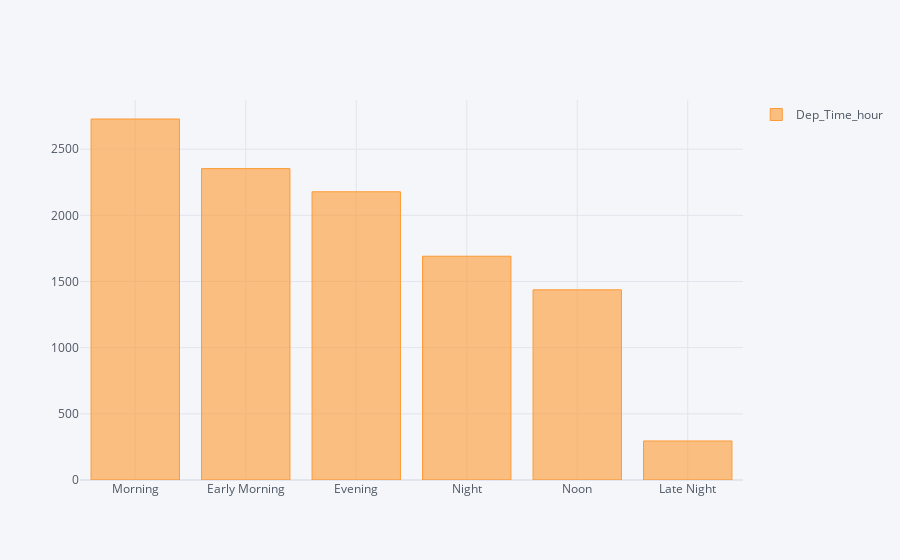

The code cell stored with this chart in its notebook:
### Code cell
data['Dep_Time_hour'].apply(flight_dep_time).value_counts().iplot(kind='bar',legend=True)

### Figure 1 — Plotly figure (JSON) as saved in the notebook; plotly's stock layout.template omitted (floating-point values rounded to 4 significant figures)
{"data": [{"marker": {"color": "rgba(255, 153, 51, 0.6)", "line": {"color": "rgba(255, 153, 51, 1.0)", "width": 1}}, "name": "Dep_Time_hour", "orientation": "v", "text": "", "type": "bar", "x": ["Morning", "Early Morning", "Evening", "Night", "Noon", "Late Night"], "y": [2728, 2353, 2178, 1691, 1437, 295]}], "layout": {"legend": {"bgcolor": "#F5F6F9", "font": {"color": "#4D5663"}}, "paper_bgcolor": "#F5F6F9", "plot_bgcolor": "#F5F6F9", "showlegend": true, "title": {"font": {"color": "#4D5663"}}, "xaxis": {"gridcolor": "#E1E5ED", "showgrid": true, "tickfont": {"color": "#4D5663"}, "title": {"font": {"color": "#4D5663"}, "text": ""}, "zerolinecolor": "#E1E5ED"}, "yaxis": {"gridcolor": "#E1E5ED", "showgrid": true, "tickfont": {"color": "#4D5663"}, "title": {"font": {"color": "#4D5663"}, "text": ""}, "zerolinecolor": "#E1E5ED"}}}
